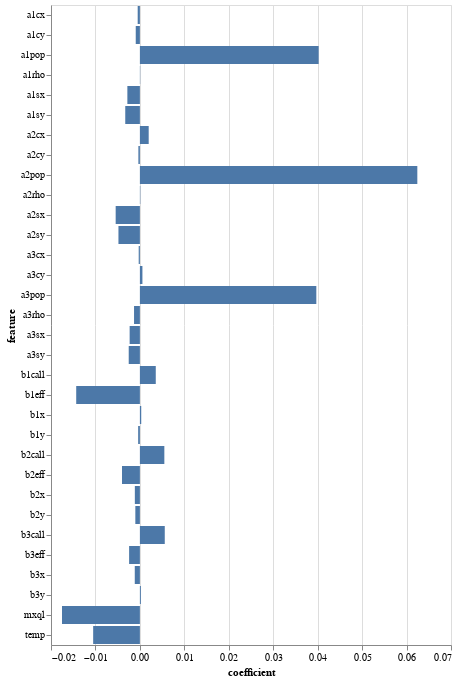

Notebook code for this chart:
### Code cell
alt.Chart(coef_df).mark_bar().encode(
    x='coefficient',
    y="feature"
)

### Figure 1 — Vega-Lite specification as saved in the notebook (floating-point values rounded to 4 significant figures)
{"config": {"view": {"continuousWidth": 400, "continuousHeight": 300}}, "data": {"name": "data-f580cd816d2c0841671c3885a7d12e20"}, "mark": "bar", "encoding": {"x": {"type": "quantitative", "field": "coefficient"}, "y": {"type": "nominal", "field": "feature"}}, "$schema": "https://vega.github.io/schema/vega-lite/v4.8.1.json", "datasets": {"data-f580cd816d2c0841671c3885a7d12e20": [{"feature": "a1cx", "coefficient": -0.0004948}, {"feature": "a1cy", "coefficient": -0.0009337}, {"feature": "a1sx", "coefficient": -0.002819}, {"feature": "a1sy", "coefficient": -0.003293}, {"feature": "a1rho", "coefficient": 5.933e-05}, {"feature": "a1pop", "coefficient": 0.04022}, {"feature": "a2cx", "coefficient": 0.00198}, {"feature": "a2cy", "coefficient": -0.0003395}, {"feature": "a2sx", "coefficient": -0.005449}, {"feature": "a2sy", "coefficient": -0.004825}, {"feature": "a2rho", "coefficient": 8.229e-05}, {"feature": "a2pop", "coefficient": 0.06242}, {"feature": "a3cx", "coefficient": -0.0002664}, {"feature": "a3cy", "coefficient": 0.0005695}, {"feature": "a3sx", "coefficient": -0.002307}, {"feature": "a3sy", "coefficient": -0.002514}, {"feature": "a3rho", "coefficient": -0.001316}, {"feature": "a3pop", "coefficient": 0.0397}, {"feature": "temp", "coefficient": -0.01051}, {"feature": "b1x", "coefficient": 0.0003021}, {"feature": "b1y", "coefficient": -0.0003897}, {"feature": "b1call", "coefficient": 0.003574}, {"feature": "b1eff", "coefficient": -0.01433}, {"feature": "b2x", "coefficient": -0.001135}, {"feature": "b2y", "coefficient": -0.001025}, {"feature": "b2call", "coefficient": 0.005502}, {"feature": "b2eff", "coefficient": -0.00402}, {"feature": "b3x", "coefficient": -0.001152}, {"feature": "b3y", "coefficient": 0.0002159}, {"feature": "b3call", "coefficient": 0.005598}, {"feature": "b3eff", "coefficient": -0.002425}, {"feature": "mxql", "coefficient": -0.01752}]}}
